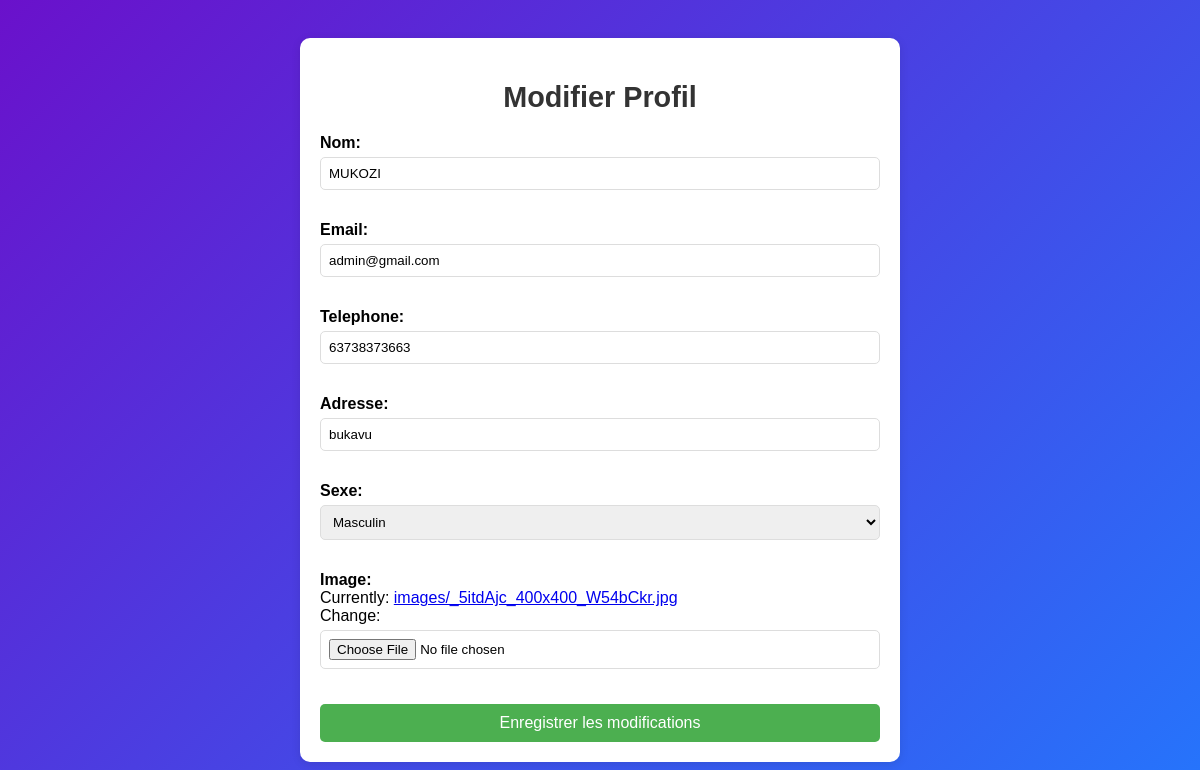
Page /modifier-profil/1/ on the committed database.
### utilisateurs/models.py (models this page shows, shortened)
class Utilisateur(models.Model):
    nom = models.CharField(max_length=50)
    mot_de_passe = models.CharField(max_length=5000)
    email = models.EmailField(max_length=100, unique=True)
    image = models.ImageField(upload_to='images/')
    telephone = models.CharField(max_length=20)
    adresse = models.CharField(max_length=100)
    sexe = models.CharField(max_length=20)

### utilisateurs/views.py (the view)
# urls.py: path('modifier-profil/<int:utilisateur_id>/', views.modifier_profil, name='modifier_profil'),
def modifier_profil(request, utilisateur_id):
    utilisateur = get_object_or_404(Utilisateur, id=utilisateur_id)
    if request.method == 'POST':
        form = ModificationForm(request.POST, request.FILES, instance=utilisateur)
        if form.is_valid():
            form.save()
            messages.success(request, 'Informations mises à jour avec succès.')
            return redirect('tableau_de_bord')  # Redirige vers la page du tableau de bord
        else:
            messages.error(request, 'Erreur dans le formulaire. Veuillez vérifier vos informations.')
    else:
        form = ModificationForm(instance=utilisateur)
    return render(request, 'modifier_profil.html', {'form': form, 'utilisateur': utilisateur})

### utilisateurs/forms.py
class ModificationForm(forms.ModelForm):
    class Meta:
        model = Utilisateur
        fields = ['nom', 'email', 'telephone', 'adresse', 'sexe', 'image']  # Ajoutez les champs souhaités
        widgets = {
            'sexe': forms.Select(choices=[('M', 'Masculin'), ('F', 'Féminin')]),  # Exemple de sélection pour sexe
        }

### utilisateurs/templates/modifier_profil.html (shortened to what this page needs)
<!DOCTYPE html>
<html lang="fr">
<head>
</head>
<body>
    <div class="container">
        <h2>Modifier Profil</h2>
        <form method="POST" enctype="multipart/form-data">
            {% csrf_token %} {{ form.as_p }}
            <button type="submit">Enregistrer les modifications</button>
        </form>
    </div>
</body>
</html>

### utilisateurs/templates/modifier_profil.html (style rules this page uses)
body { margin: 0; padding: 0; font-family: 'Arial', sans-serif; background: linear-gradient(135deg, #6a11cb, #2575fc); display: flex; justify-content: center; align-items: center; min-height: 100vh; }
.container { width: 90%; max-width: 600px; background: white; padding: 20px; border-radius: 10px; box-shadow: 0 2px 10px rgba(0, 0, 0, 0.1); box-sizing: border-box; }
h2 { text-align: center; font-size: 1.8rem; margin-bottom: 20px; color: #333; }
label { display: block; margin-top: 10px; font-weight: bold; }
input, select { width: 100%; padding: 8px; margin-top: 5px; margin-bottom: 15px; border-radius: 5px; border: 1px solid #ddd; box-sizing: border-box; }
button { display: block; width: 100%; padding: 10px; background-color: #4CAF50; color: white; border: none; border-radius: 5px; cursor: pointer; font-size: 1rem; margin-top: 20px; }

### rows in the picture
Utilisateur: nom "MUKOZI", email "admin@gmail.com", telephone "63738373663", adresse "bukavu", sexe "Masculin"
